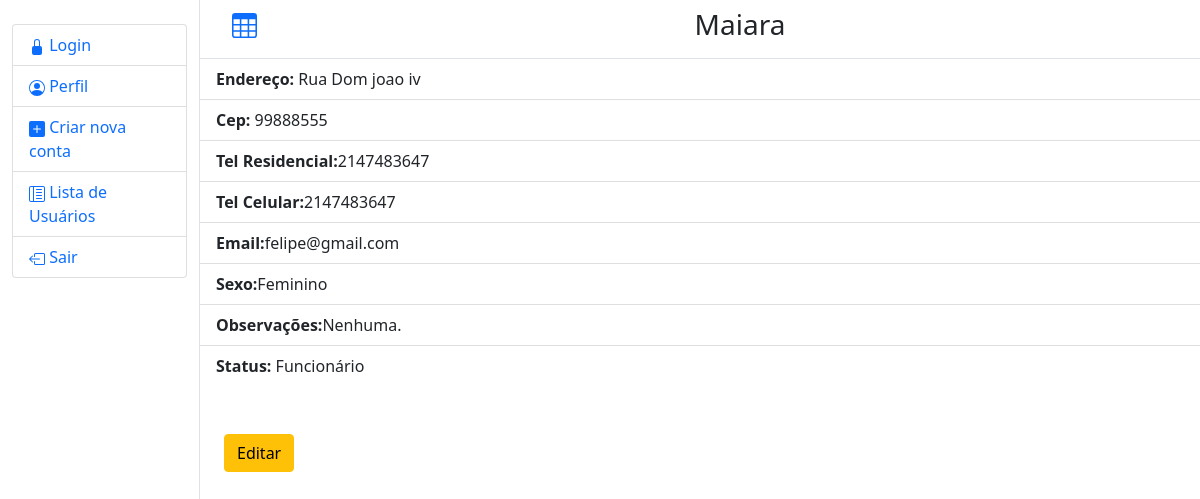
Page /detalhes.php?id=29 (signed in) on the committed database.
### tables this page shows
CREATE TABLE `usuarios` (
  `id` int(10) NOT NULL,
  `nome` varchar(100) NOT NULL,
  `endereco` varchar(100) NOT NULL,
  `cep` varchar(100) NOT NULL,
  `telresidencial` int(10) NOT NULL,
  `telcelular` int(10) NOT NULL,
  `email` varchar(100) NOT NULL,
  `sexo` varchar(100) NOT NULL,
  `observacoes` varchar(100) NOT NULL,
  `status` int(11) NOT NULL DEFAULT 0,
  `senha` varchar(100) NOT NULL
);

### dao/UsuarioDaoMysql.php (called while the page is built, shortened)
<?php
require_once 'models/Usuario.php';
class UsuarioDaoMysql implements UsuarioDAO{
    private $pdo;
    public function __construct(PDO $engine){
        $this->pdo = $engine;
    }
    public function readByid($id){
        $sql= $this->pdo->prepare("SELECT * FROM usuarios WHERE id = :id");
        $sql->bindValue(':id', $id);
        $sql->execute();
        if($sql->rowCount() > 0){
            $data = $sql->fetch();
            $u = new Usuario();
            $u->setId($data['id']);
            $u->setNome($data['nome']);
            $u->setEndereco($data['endereco']);
            $u->setCep($data['cep']);
            $u->setTelResidencial($data['telresidencial']);
            $u->setTelCelular($data['telcelular']);
            $u->setEmail($data['email']);
            $u->setSexo($data['sexo']);
            $u->setObservacoes($data['observacoes']);
            $u->setSenha($data['senha']);
            $u->setStatus($data['status']);
            return $u;
        }else {
            return false;
        }
    }
}

### models/Usuario.php (called while the page is built, shortened)
<?php
class Usuario {
    private $id;
    private $nome;
    private $endereco;
    private $cep;
    private $telresidencial;
    private $telcelular;
    private $email;
    private $sexo;
    private $observacoes;
    private $status;
    public function getId(){
        return $this->id;
    }
    public function setId($i){
        $this->id = trim($i);
    }
    public function getNome(){
        return $this->nome;
    }
    public function setNome($n){
        $this->nome = ucwords(trim($n));
    }
    public function getEndereco(){
        return $this->endereco;
    }
    public function setEndereco($e){
        $this->endereco = $e;
    }
    public function getCep(){
        return $this->cep;
    }
    public function setCep($cep){
        $this->cep = $cep;
    }
    public function getTelResidencial(){
        return $this->telresidencial;
    }
    public function setTelResidencial($telresidencial){
        $this->telresidencial = $telresidencial;
    }
    public function getTelCelular(){
        return $this->telcelular;
    }
    public function  setTelCelular($telcelular){
        $this->telcelular = $telcelular;
    }
    public function getEmail(){
        return $this->email;
    }
    public function setEmail($e){
        $this->email = strtolower(trim($e));
    }
    public function getSexo(){
        return $this->sexo;
    }
    public function  setSexo($sexo){
        $this->sexo = $sexo;
    }
    public function getObservacoes(){
        return $this->observacoes;
    }
    public function  setObservacoes($observacoes){
        $this->observacoes = $observacoes;
    }
    public function getStatus(){
        return $this->status;
    }
    public function  setStatus($status){
        $this->status = $status;
    }
}

### detalhes.php (the view, shortened to what this page needs)
<?php
require './config.php';
require 'dao/UsuarioDaoMysql.php';
$usuarioDao = new UsuarioDaoMysql($pdo);
$info = false;
$id = filter_input(INPUT_GET, 'id');
if($id) {
    $info = $usuarioDao->readById($id);
}
?>
<!DOCTYPE html>
<html lang="en">
<head>
    <link rel="stylesheet" href="style.css">
    <link href="https://cdn.jsdelivr.net/npm/bootstrap@5.1.1/dist/css/bootstrap.min.css" rel="stylesheet">
</head>
<body>
<div class="container-fluid">
    <div class="row" style="height: 100vh">
    <div class="col-lg-2 border-end">
            <ul class="list-group mt-4">
                <?php if(!isset($_SESSION['status']) && empty($_SESSION['status'])):?>
                    <li class="list-group-item"><a href="./">
                    <svg xmlns="http://www.w3.org/2000/svg" width="16" height="16" fill="currentColor" class="bi bi-lock-fill" viewBox="0 0 16 16">
                    <path d="M8 1a2 2 0 0 1 2 2v4H6V3a2 2 0 0 1 2-2zm3 6V3a3 3 0 0 0-6 0v4a2 2 0 0 0-2 2v5a2 2 0 0 0 2 2h6a2 2 0 0 0 2-2V9a2 2 0 0 0-2-2z"/>
                    </svg> Login
                    </a>
                    </li>
                <?php endif;?>
                <li class="list-group-item"><a href="detalhes.php?id=<?=$_SESSION['id'];?>">
                     Perfil</a>
                </li>
                <li class="list-group-item"><a href="adicionar.php">
                    <svg xmlns="http://www.w3.org/2000/svg" width="16" height="16" fill="currentColor" class="bi bi-plus-square-fill" viewBox="0 0 16 16">
                    <path d="M2 0a2 2 0 0 0-2 2v12a2 2 0 0 0 2 2h12a2 2 0 0 0 2-2V2a2 2 0 0 0-2-2H2zm6.5 4.5v3h3a.5.5 0 0 1 0 1h-3v3a.5.5 0 0 1-1 0v-3h-3a.5.5 0 0 1 0-1h3v-3a.5.5 0 0 1 1 0z"/>
                    </svg> Criar nova conta
                    </a>
                </li>
                <li class="list-group-item"><a href="lista-de-usuarios.php">
                      Lista de Usuários</a>
                </li>
                <li class="list-group-item"><a href="exit.php">
                      Sair</a>
                </li>
            </ul>
        </div>
        <div class="col-lg-10 p-0 m-0">
            <div class=" p-2 text-center border-bottom">
                <div class="container">
                    <div class="row">
                        <div class="col-lg-1 pt-1 text-start">
                        <a href="lista-de-usuarios.php">
                        </a>
                        </div>
                        <div class="col-lg-11 text-center">
                            <h3><?=$info->getNome();?></h3>
                        </div>
                    </div>
                </div>
            </div>
            <ul class="list-group list-group-flush">
                <li class="list-group-item"><strong>Endereço:</strong> <?=$info->getEndereco();?></li>
                <li class="list-group-item"><strong>Cep:</strong> <?=$info->getCep();?></li>
                <li class="list-group-item"><strong>Tel Residencial:</strong><?=$info->getTelResidencial();?></li>
                <li class="list-group-item"><strong>Tel Celular:</strong><?=$info->getTelCelular();?></li>
                <li class="list-group-item"><strong>Email:</strong><?=$info->getEmail();?></li>
                <li class="list-group-item"><strong>Sexo:</strong><?=$info->getSexo();?></li>
                <li class="list-group-item"><strong>Observações:</strong><?=$info->getObservacoes();?></li>
                <li class="list-group-item"><strong>Status:</strong>
                    <?php
                        if($info->getStatus() == 0){
                            echo 'Funcionário';
                        }
                    ?>
                </li>
            </ul>
            <div class="container-fluid mt-5">
                <div class="row">
                    <div class="col-lg-12 text-start">
                        <a href="editar.php?id=<?=$info->getId();?>"><button class="btn btn-warning">Editar</button></a>
                    </div>
                </div>
            </div>
        </div>
    </div>
</div>
</body>
</html>

### style.css (style rules this page uses)
a { list-style: none; text-decoration: none; }
a:link { text-decoration: none; }

### rows in the picture
usuarios: nome "Maiara", endereco "Rua Dom joao iv", cep "99888555", telresidencial "2147483647", telcelular "2147483647", email "felipe@gmail.com", sexo "Feminino", observacoes "Nenhuma."
